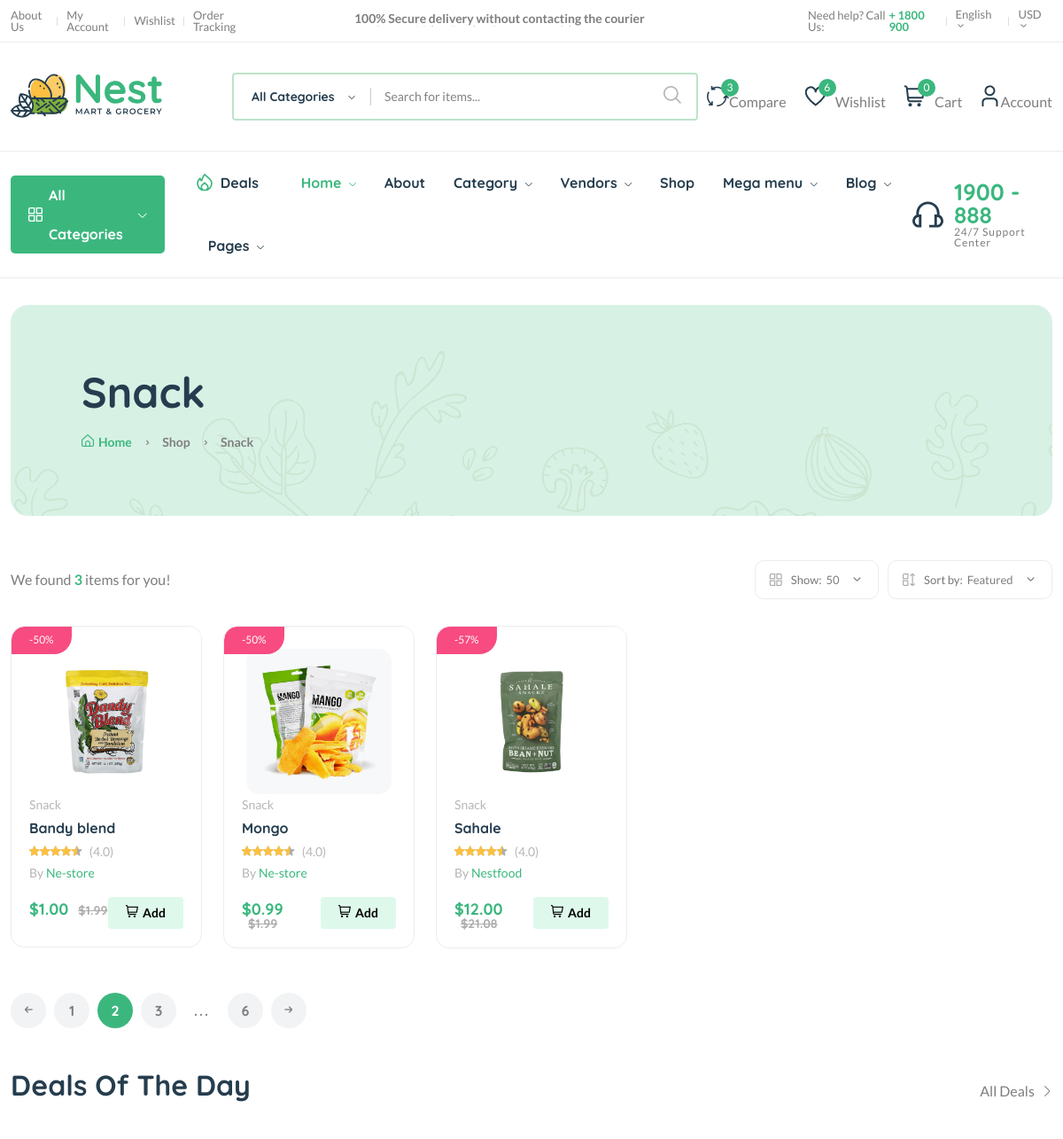
The app's page /categories/snack/cat44gabeg5eb/ (upper part), older data.
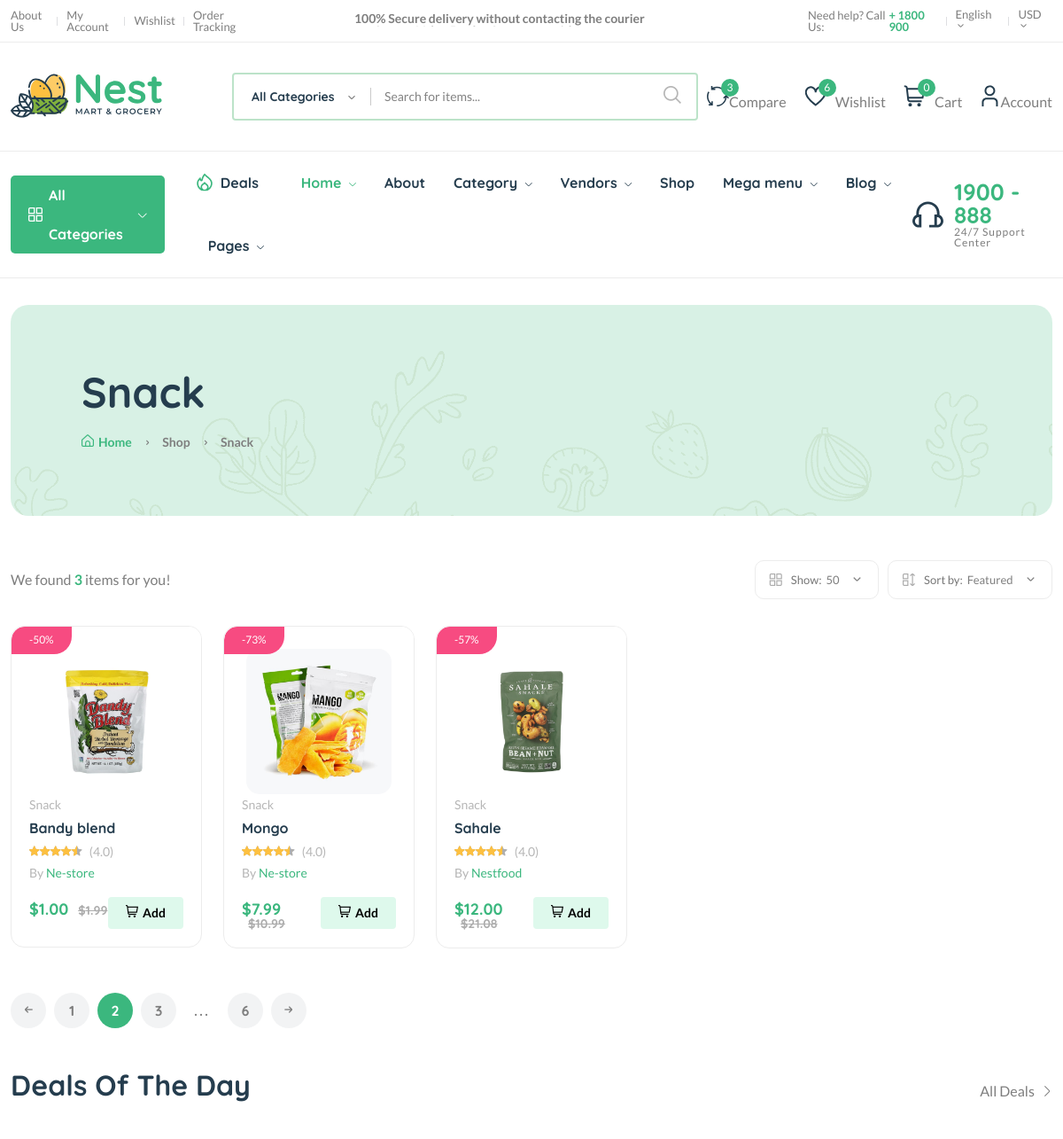
The same page, newer data.
### core/models.py (models this page shows, shortened)
class Product(models.Model):
    pid = ShortUUIDField(
        unique=True,
        length=10,
        max_length=30,
        alphabet='abcdefgh12345'
        )
    user = models.ForeignKey(User, on_delete=models.SET_NULL, null=True) # noqa
    category = models.ForeignKey(
        Category,
        on_delete=models.SET_NULL,
        null=True,
        related_name='category',
        )
    vendor = models.ForeignKey(
        Vendor,
        on_delete=models.SET_NULL,
        null=True,
        related_name='vendor'
        )
    title = models.CharField(max_length=100, default="Title here")
    image = models.ImageField(upload_to=user_directory_path, default='product.jpg') # noqa
    description = CKEditor5Field(null=True, blank=True, default='This is a product', config_name='extends') # noqa
    price = models.DecimalField(max_digits=99999999, decimal_places=2, default='0.99') # noqa
    old_price = models.DecimalField(max_digits=99999999, decimal_places=2, default='1.99') # noqa
    specifications = CKEditor5Field(null=True, blank=True, default='Specification', config_name='extends') # noqa
    tags = TaggableManager(blank=True)
    product_status = models.CharField(choices=STATUS, max_length=10, default='in_review') # noqa
    status = models.BooleanField(default=True)
    in_stock = models.BooleanField(default=True)
    featured = models.BooleanField(default=False)
    digital = models.BooleanField(default=False)
    stock_count = models.PositiveIntegerField(blank=True, null=True)
    product_type = models.CharField(max_length=100, default="Ornganic", blank=True, null=True)
    manufactured = models.DateTimeField(auto_now_add=False, null=True, blank=True)
    life = models.CharField(max_length=100, default="100 Days", blank=True, null=True)
    sku = ShortUUIDField(
        unique=True,
        length=4,
        max_length=10,
        prefix='sku',
        alphabet='1234567890'
        )
    date = models.DateTimeField(auto_now_add=True)
    updated = models.DateTimeField(auto_now=True)
    def get_percentage(self):
        new_price = (self.price / self.old_price) * 100
        return new_price

class Category(models.Model):
    cid = ShortUUIDField(
        unique=True,
        length=10,
        max_length=30,
        prefix='cat',
        alphabet='abcdefgh12345'
        )
    title = models.CharField(max_length=100, default='This is a category')
    image = models.ImageField(upload_to='category/', default='category.jpg')
    class Meta:
        verbose_name_plural = 'categories'
    def __str__(self):
        return str(self.title)

class Vendor(models.Model):
    vid = ShortUUIDField(
        unique=True,
        length=10,
        max_length=30,
        prefix='ven',
        alphabet='abcdefgh12345'
        )
    user = models.ForeignKey(User, on_delete=models.SET_NULL, null=True)
    title = models.CharField(max_length=100, default="Nestify")
    image = models.ImageField(upload_to=user_directory_path, default='vendor.jpg') # noqa
    cover_image = models.ImageField(upload_to=user_directory_path, default='vendor.jpg') # noqa
    description = CKEditor5Field(null=True, blank=True, default='I am a vendor', config_name='extends') # noqa
    address = models.CharField(max_length=100, default='123 Street Road')
    contact = models.CharField(max_length=100, default='+123 (456) 789')
    chat_resp_time = models.CharField(max_length=100, default='100')
    shipping_on_time = models.CharField(max_length=100, default='100')
    authentic_rating = models.CharField(max_length=100, default='100')
    days_return = models.CharField(max_length=100, default='100')
    warranty_period = models.CharField(max_length=100, default='100')
    date = models.DateTimeField(auto_now_add=True, null=True, blank=True)
    class Meta:
        verbose_name = 'Vendor'
        verbose_name_plural = 'Vendors'
    def __str__(self):
        return str(self.title)

### core/views.py (the view)
def product_per_category(request, category_name, cid):
    category = Category.objects.get(cid=cid)
    products = Product.objects.filter(
        product_status='published',
        category=category
        )
    context = {
        'category': category,
        'products': products,
    }
    return render(request, 'core/product_per_category.html', context)

### cart/context_processor.py (called while the page is built)
def cart_view(request):
    cart_total_amount = 0
    fee = 1.5
    if 'cart_data_obj' in request.session:
        cart_data_obj = request.session['cart_data_obj']
        for product_id, item in cart_data_obj.items():
            subtotal = round(int(item['quantity']) * float(item['product_price']), 2)
            item['subtotal'] = subtotal
            cart_total_amount += subtotal
        cart_grand_total = round((cart_total_amount + (cart_total_amount * fee)/100), 2)
        request.session['cart_data_obj'] = cart_data_obj
        context = {
            'cart_total_amount': round(cart_total_amount, 2),
            'cart_data': cart_data_obj,
            'cart_grand_total': cart_grand_total,
            'total_item': len(cart_data_obj),
        }
        return context
    else:
        context = {
            'total_item': 0,
        }
        return context

### templates/core/product_per_category.html (shortened to what the changed rows need)
{% extends 'base.html' %}
{% load static %}
{% block content %}
<main class="main">
  <div class="page-header mt-30 mb-50">
    <div class="container">
      <div class="archive-header">
        <div class="row align-items-center">
          <div class="col-xl-3">
            <h1 class="mb-15">{{ category.title | capfirst }}</h1>
          </div>
        </div>
      </div>
    </div>
  </div>
  <div class="container mb-30">
    <div class="row">
      <div class="col-12">
        <div class="row product-grid">
          {% for prod in products %}
          <div class="col-lg-1-5 col-md-4 col-12 col-sm-6">
            <div class="product-cart-wrap mb-30">
              <div class="product-img-action-wrap">
                <div class="product-img product-img-zoom">
                  <a href="{% url 'product_detail' prod.category prod.pid %}">
                    <img class="default-img" src="{{ prod.image.url}}" alt="" />
                  </a>
                </div>
                <div
                  class="product-badges product-badges-position product-badges-mrg"
                >
                  <span class="hot"
                    >-{{prod.get_percentage | floatformat:0}}%</span
                  >
                </div>
              </div>
              <div class="product-content-wrap">
                <div class="product-category">
                  <span class="text-muted">{{prod.category | capfirst}}</span>
                </div>
                <h2>
                  <a href="{% url 'product_detail' prod.category prod.pid %}"
                    >{{prod.title}}
                  </a>
                </h2>
                <div class="product-rate-cover">
                  <div class="product-rate d-inline-block">
                    <div class="product-rating" style="width: 90%"></div>
                  </div>
                  <span class="font-small ml-5 text-muted"> (4.0)</span>
                </div>
                <div>
                  <span class="font-small text-muted"
                    >By
                    <a
                      href="{% url 'vendor_detail' prod.vendor prod.vendor.vid %}"
                      >{{prod.vendor}}</a
                    >
                  </span>
                </div>
                <div class="product-card-bottom">
                  <div class="product-price lh-1">
                    <span class="current-price-{{ prod.pid }}">${{ prod.price }}</span>
                    <span class="old-price">${{prod.old_price}}</span>
                  </div>
                  <div class="add-cart">
                    <button
                      class="add add-to-cart-btn"
                      style="border: none;"
                      href="#"
                      data-index="{{ prod.pid }}"
                      id="add-to-cart-btn"
                      ><i class="fi-rs-shopping-cart mr-5"></i>Add
                    </button>
                  </div>
                </div>
              </div>
            </div>
          </div>
          {% endfor %}
        </div>
      </div>
    </div>
  </div>
</main>
{% endblock %}

Row changes from the older to the newer data that the page shows:
changed Product "Mongo": get_percentage "50" → "73"; price "0.99" → "7.99"; old_price "1.99" → "10.99"
